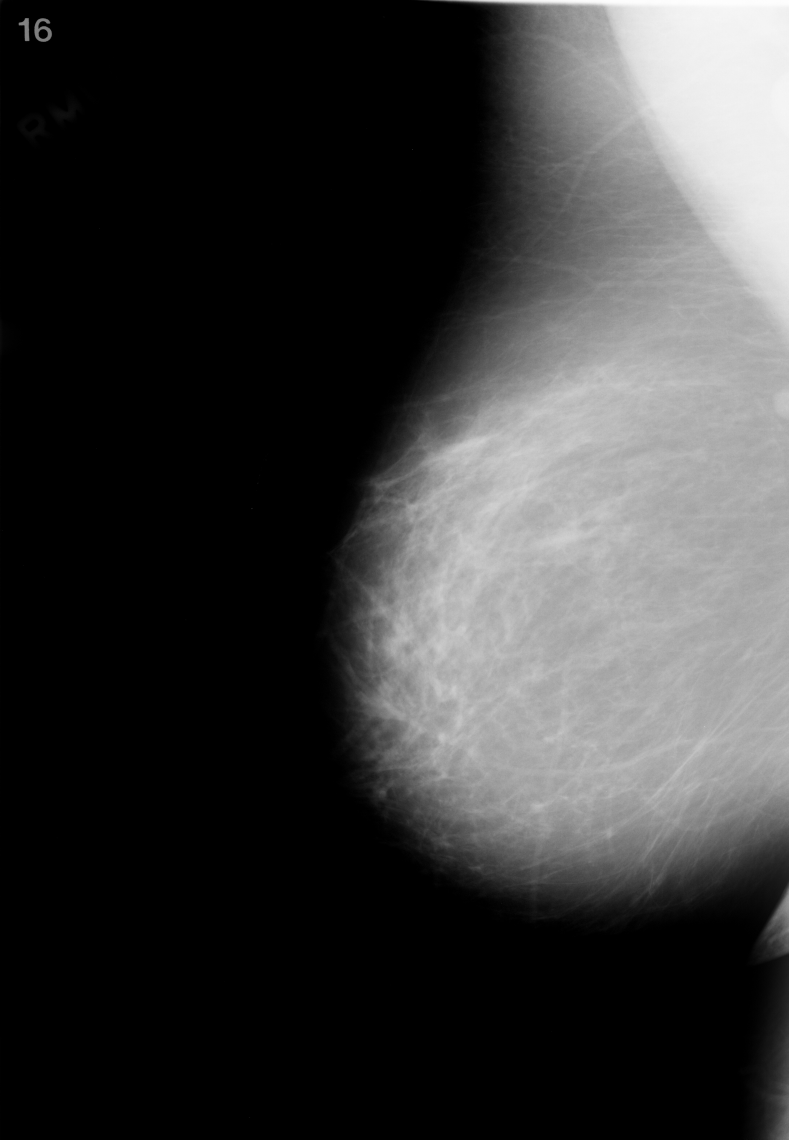
#> input picture testing_img/1-032.jpg, 3944 x 5696 px (shown at 1/5 size)
$ python -i train.py   (imports and definitions only)
#> lines starting #> are read from the running program, lines starting #| are printed output that depends on the picture
#> further down, picture is the input picture: shape (5696, 3944, 3); min 0, max 255, mean 57.4
import os
import cv2
import pandas as pd
import numpy as np
import tensorflow as tf
from tensorflow.keras.preprocessing.image import ImageDataGenerator
from tensorflow.keras.applications.resnet50 import preprocess_input, ResNet50
from tensorflow.keras import layers, models, optimizers

# --- 1. CONFIGURARE CĂI (Updatează dacă e nevoie) ---
PROJECT_DIR = r'C:\Users\Christiana\Desktop\KBS\project'
CSV_DIR = os.path.join(PROJECT_DIR, 'csv')
IMG_DIR = os.path.join(PROJECT_DIR, 'jpeg')

IMG_SIZE = (224, 224)
BATCH_SIZE = 32

# --- 2. FUNCȚIE PENTRU PREGĂTIREA DATAFRAME-ULUI ---
def prepare_data(csv_path, dicom_csv_path):
    """
    Citește CSV-ul de antrenament și îl combină cu dicom_info pentru a găsi calea imaginilor.
    """
    print(f"Încărcăm datele din: {csv_path}")

    # 1. Citim CSV-urile
    df = pd.read_csv(csv_path)
    dicom_info = pd.read_csv(dicom_csv_path)

    # 2. Extragem UID-ul Seriei din calea lungă a fișierului DICOM
    # SeriesUID este penultimul element
    def extract_uid(path):
        try:
            return path.split('/')[-2]
        except:
            return None

    df['SeriesUID'] = df['image file path'].apply(extract_uid)

    # 3. unim datele clinice (df) cu informațiile despre fișiere (dicom_info)
    # Folosim UID-ul ca cheie comună
    merged_df = pd.merge(df, dicom_info, left_on='SeriesUID', right_on='SeriesInstanceUID', how='inner')

    # 4. Construim calea locală reală către imaginea JPG
    # dicom_info['image_path'] arată ca: CBIS-DDSM/jpeg/1.3.6.../1-036.jpg
    def clean_path(path):
        # Scoatem 'CBIS-DDSM/jpeg' din cale și o lipim la folderul nostru local
        relative_path = path.replace('CBIS-DDSM/jpeg', '').strip('/\\')
        full_path = os.path.join(IMG_DIR, relative_path)
        return full_path

    merged_df['final_path'] = merged_df['image_path'].apply(clean_path)

    # 5. Curățăm etichetele (Labels)
    # Convertim 'BENIGN_WITHOUT_CALLBACK' în 'BENIGN' pentru clasificare binară
    merged_df['pathology'] = merged_df['pathology'].replace('BENIGN_WITHOUT_CALLBACK', 'BENIGN')

    print(f"  -> Am găsit {len(merged_df)} imagini valide.")
    return merged_df

# Încărcăm datele
train_csv = os.path.join(CSV_DIR, 'mass_case_description_train_set.csv')
test_csv = os.path.join(CSV_DIR, 'mass_case_description_test_set.csv')
dicom_info_csv = os.path.join(CSV_DIR, 'dicom_info.csv')

# [1 line that did not run here, left out]
# [1 line that did not run here, left out]

# Verificăm dacă fișierele există fizic (pentru debug)
# [4 lines not run here, left out]

# --- 3. IMPLEMENTARE CLAHE (Metoda Rahman) ---
def preprocessing_function_rahman(img):
    img = img.astype('uint8')
    lab = cv2.cvtColor(img, cv2.COLOR_RGB2LAB)
#> lab: shape (5696, 3944, 3); mean of channels 0, 1, 2 59.7, 128, 128
    l, a, b = cv2.split(lab)
#> a: shape (5696, 3944); every value is 128
    clahe = cv2.createCLAHE(clipLimit=2.0, tileGridSize=(8, 8))
    l_clahe = clahe.apply(l)
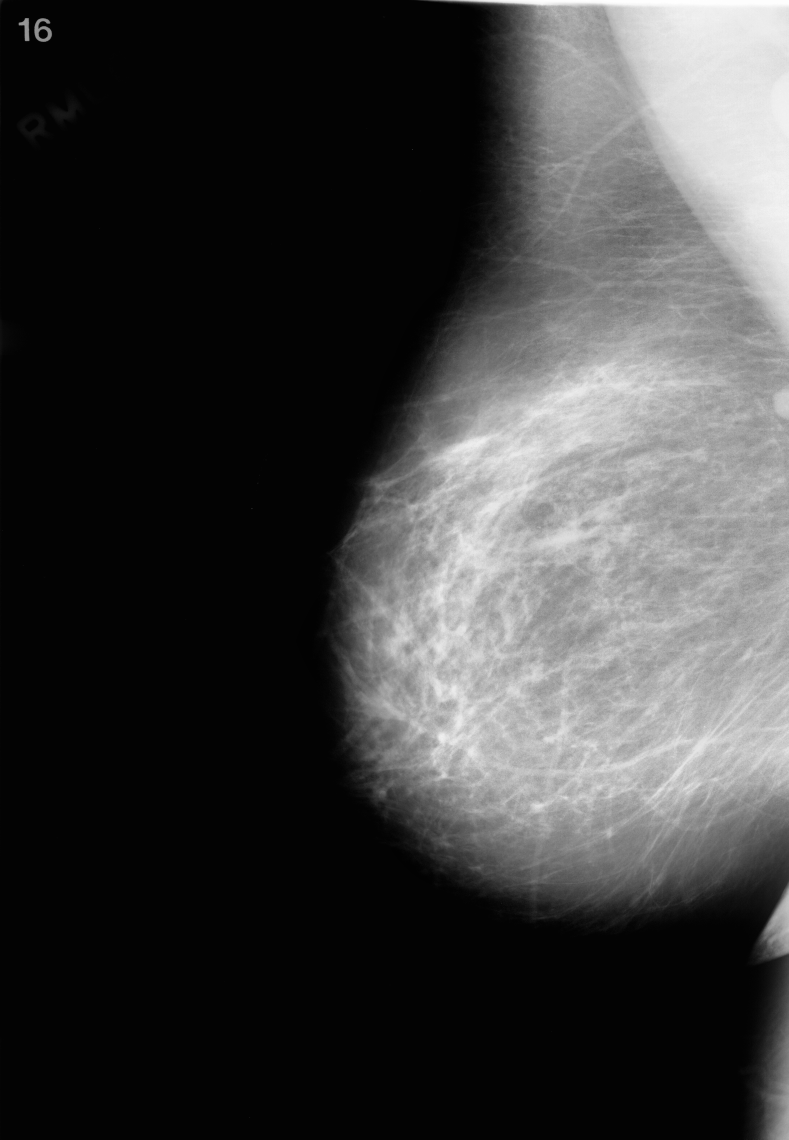
#> l_clahe: shape (5696, 3944) (shown at 1/5 size); min 2, max 255, mean 61.6
    lab_clahe = cv2.merge((l_clahe, a, b))
#> lab_clahe: shape (5696, 3944, 3); mean of channels 0, 1, 2 61.6, 128, 128
    img_final = cv2.cvtColor(lab_clahe, cv2.COLOR_LAB2RGB)
#> (the run stopped early here; a loop or call above may not have finished)

$ run again, on testing_img/1-071.jpg
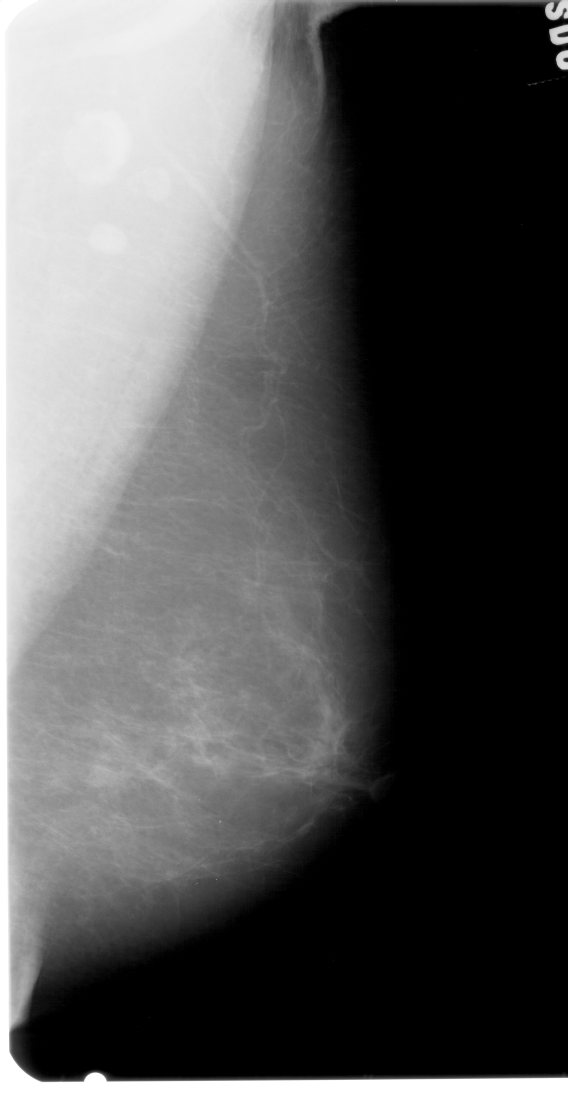
#> input picture testing_img/1-071.jpg, 2836 x 5491 px (shown at 1/5 size)
#> picture is the input picture: shape (5491, 2836, 3); min 0, max 255, mean 86.1
#> lab: shape (5491, 2836, 3); mean of channels 0, 1, 2 89.2, 128, 128
#> a: shape (5491, 2836); every value is 128
#> in preprocessing_function_rahman, `l_clahe = clahe.apply(l)`:
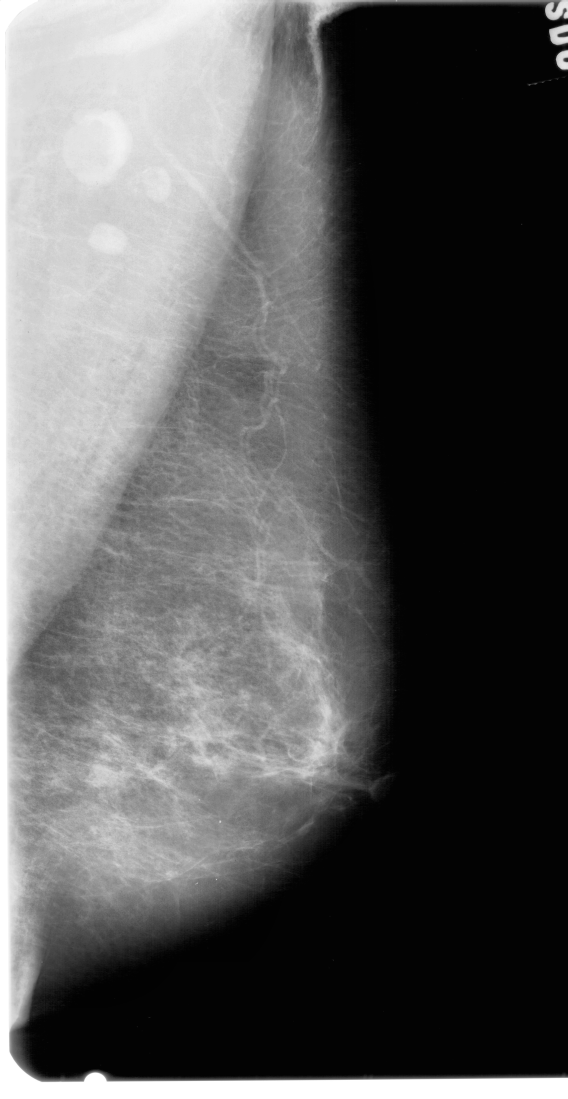
#> l_clahe: shape (5491, 2836) (shown at 1/5 size); min 1, max 255, mean 90.8
#> lab_clahe: shape (5491, 2836, 3); mean of channels 0, 1, 2 90.8, 128, 128

$ run again, on testing_img/1-111.jpg
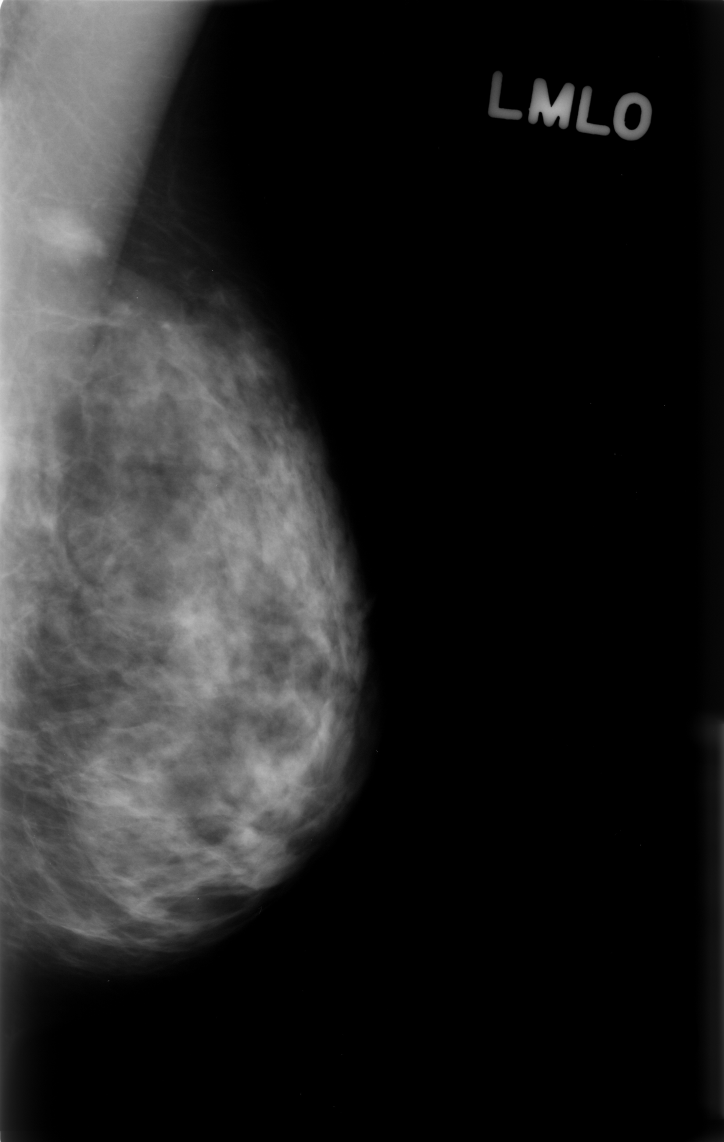
#> input picture testing_img/1-111.jpg, 2896 x 4568 px (shown at 1/4 size)
#> picture is the input picture: shape (4568, 2896, 3); min 0, max 255, mean 35.5
#> lab: shape (4568, 2896, 3); mean of channels 0, 1, 2 37.7, 128, 128
#> a: shape (4568, 2896); every value is 128
#> in preprocessing_function_rahman, `l_clahe = clahe.apply(l)`:
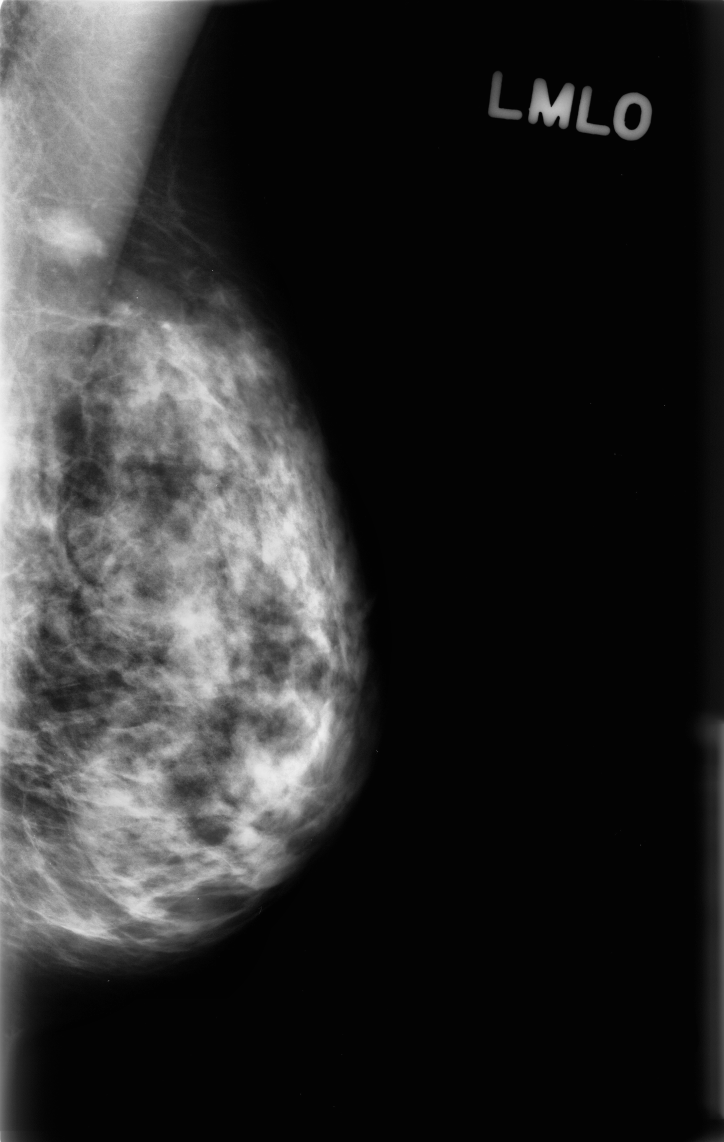
#> l_clahe: shape (4568, 2896) (shown at 1/4 size); min 2, max 255, mean 45.3
#> lab_clahe: shape (4568, 2896, 3); mean of channels 0, 1, 2 45.3, 128, 128
